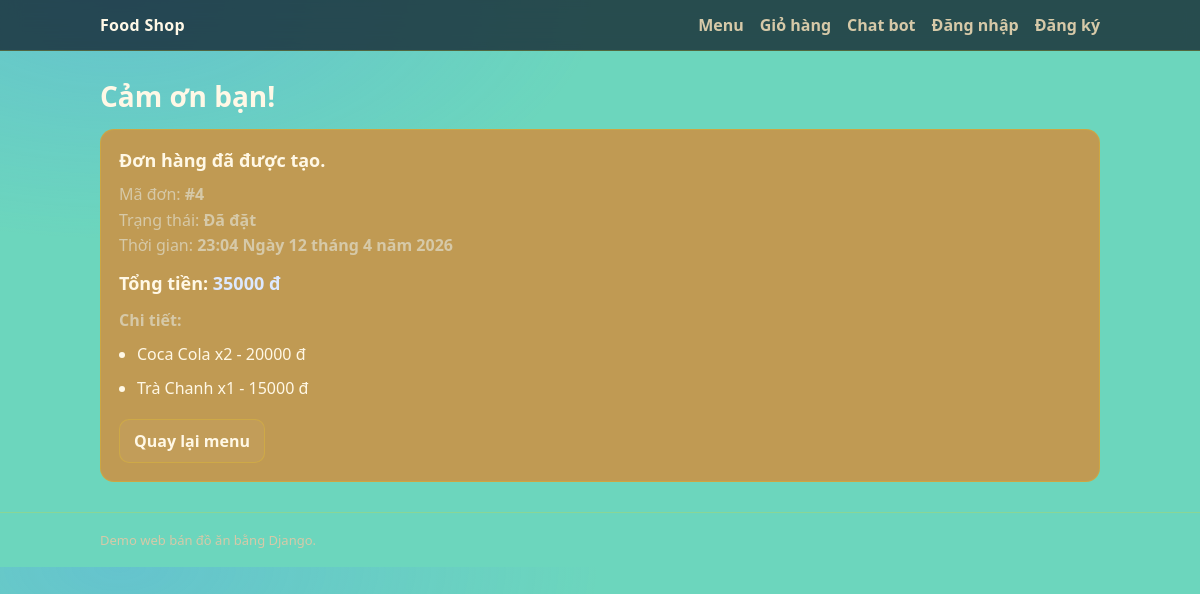
The app's page /thanks/4/ with its own data.
### shop/models.py (models this page shows, shortened)
class Order(models.Model):
    STATUS_NEW = "new"
    STATUS_PAID = "paid"
    STATUS_PREPARING = "preparing"
    STATUS_DELIVERING = "delivering"
    STATUS_DONE = "done"
    STATUS_CHOICES = [
        (STATUS_NEW, "Mới"),
        (STATUS_PAID, "Đã đặt"),
        (STATUS_PREPARING, "Đang chuẩn bị"),
        (STATUS_DELIVERING, "Đang giao"),
        (STATUS_DONE, "Hoàn tất"),
    ]
    customer = models.ForeignKey(
        "auth.User",
        related_name="orders",
        on_delete=models.SET_NULL,
        null=True,
        blank=True,
    )
    name = models.CharField(max_length=150)
    phone = models.CharField(max_length=30, blank=True, default="")
    address = models.TextField()
    notes = models.TextField(blank=True, default="")
    subtotal = models.DecimalField(max_digits=12, decimal_places=2, default=Decimal("0"))
    discount_code = models.CharField(max_length=50, blank=True, default="")
    discount_amount = models.DecimalField(max_digits=12, decimal_places=2, default=Decimal("0"))
    total = models.DecimalField(max_digits=12, decimal_places=2, default=Decimal("0"))
    status = models.CharField(max_length=10, choices=STATUS_CHOICES, default=STATUS_NEW)
    created_at = models.DateTimeField(auto_now_add=True)

class OrderItem(models.Model):
    order = models.ForeignKey(Order, related_name="items", on_delete=models.CASCADE)
    product_name = models.CharField(max_length=200)
    unit_price = models.DecimalField(max_digits=12, decimal_places=2)
    quantity = models.PositiveIntegerField()
    line_total = models.DecimalField(max_digits=12, decimal_places=2)

### shop/views.py (the view)
# urls.py: path("thanks/<int:order_id>/", views.thanks, name="thanks"),
def thanks(request: HttpRequest, order_id: int) -> HttpResponse:
    order = get_object_or_404(Order, id=order_id)
    return render(request, "thanks.html", {"order": order})

### templates/thanks.html (shortened to what this page needs)
{% extends "base.html" %}
{% block content %}
    <h1 class="page-title">Cảm ơn bạn!</h1>
    <div class="card">
        <div class="thanks">
            <div class="thanks__title">Đơn hàng đã được tạo.</div>
            <div class="thanks__meta">
                Mã đơn: <strong>#{{ order.id }}</strong><br />
                Trạng thái: <strong>{{ order.get_status_display }}</strong><br />
                Thời gian: <strong>{{ order.created_at }}</strong>
            </div>
            <div class="thanks__total">
                Tổng tiền: <span class="money">{{ order.total|floatformat:0 }} đ</span>
            </div>
            <div class="thanks__items-title">Chi tiết:</div>
            <ul class="list">
                {% for it in order.items.all %}
                    <li class="list__item">
                        {{ it.product_name }} x{{ it.quantity }} - {{ it.line_total|floatformat:0 }} đ
                    </li>
                {% endfor %}
            </ul>
            <div class="thanks__actions">
                <a class="btn" href="{% url 'index' %}">Quay lại menu</a>
            </div>
        </div>
    </div>
{% endblock %}

### static/styles.css (style rules this page uses)
:root { --bg: #49ccadcd; --card: #c09a53; --text: #fff8e6; --muted: #d6c9a8; --primary: #ffcc4f; --primary2: #e6b800; --danger: #ff7a5c; --border: rgba(255, 215, 0, 0.2); }
* { box-sizing: border-box; }
body { margin: 0; font-family: ui-sans-serif, system-ui, -apple-system, Segoe UI, Roboto, Helvetica, Arial; background: radial-gradient(800px 400px at 10% 0%, rgba(79, 140, 255, 0.25), transparent 60%), var(--bg); color: var(--text); }
.page-title { margin: 26px 0 14px; font-size: 28px; }
.card { background: var(--card); border: 1px solid var(--border); border-radius: 14px; padding: 18px; }
.btn { display: inline-flex; align-items: center; justify-content: center; padding: 10px 14px; border-radius: 10px; border: 1px solid var(--border); background: rgba(255, 255, 255, 0.04); color: var(--text); font-weight: 800; cursor: pointer; text-decoration: none; }
.money { color: #dce8ff; }
.list { padding-left: 18px; margin: 0; }
.list__item { padding: 6px 0; color: var(--text); }
.thanks__title { font-size: 18px; font-weight: 900; margin-bottom: 10px; }
.thanks__meta { color: var(--muted); line-height: 1.6; }
.thanks__total { margin-top: 12px; font-weight: 900; font-size: 18px; }
.thanks__items-title { margin-top: 14px; color: var(--muted); font-weight: 800; margin-bottom: 6px; }
.thanks__actions { margin-top: 14px; }

### records on screen
Order: id "4", status "Đã đặt", created_at "23:04 Ngày 12 tháng 4 năm 2026", total "35000"
OrderItem: product_name "Coca Cola", quantity "2", line_total "20000"
OrderItem: product_name "Trà Chanh", quantity "1", line_total "15000"
